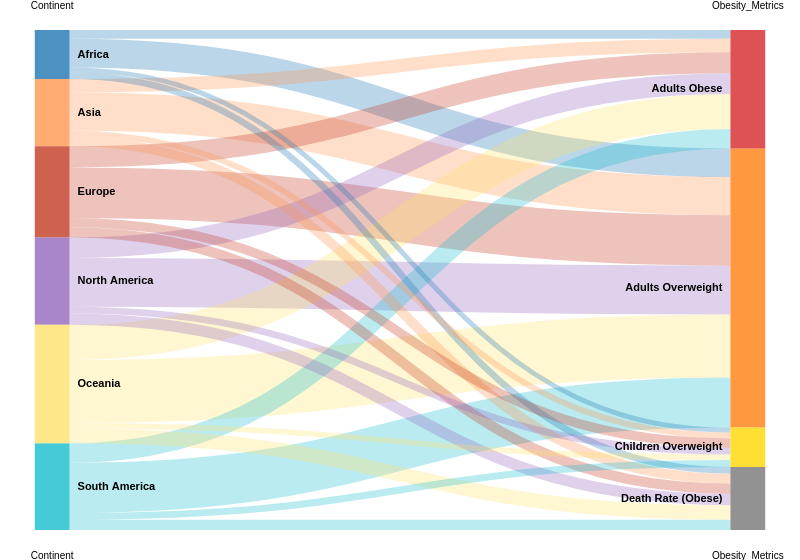

The specification (Vega-Lite) saved for this image:
### Vega specification from a JSON file in a GitHub repository (floating-point values rounded to 4 significant figures)
{"$schema": "https://vega.github.io/schema/vega/v5.2.0.json", "height": 500, "width": 800, "data": [{"name": "rawData", "values": [{"Continent": "Africa", "Obesity_Metrics": "Adults Overweight", "Count": 32.89}, {"Continent": "Asia", "Obesity_Metrics": "Adults Overweight", "Count": 43.92}, {"Continent": "Europe", "Obesity_Metrics": "Adults Overweight", "Count": 58.11}, {"Continent": "North America", "Obesity_Metrics": "Adults Overweight", "Count": 56.29}, {"Continent": "South America", "Obesity_Metrics": "Adults Overweight", "Count": 57.7}, {"Continent": "Oceania", "Obesity_Metrics": "Adults Overweight", "Count": 72.68}, {"Continent": "Africa", "Obesity_Metrics": "Adults Obese", "Count": 10.22}, {"Continent": "Asia", "Obesity_Metrics": "Adults Obese", "Count": 15.4}, {"Continent": "Europe", "Obesity_Metrics": "Adults Obese", "Count": 24.35}, {"Continent": "North America", "Obesity_Metrics": "Adults Obese", "Count": 23.65}, {"Continent": "South America", "Obesity_Metrics": "Adults Obese", "Count": 22.6}, {"Continent": "Oceania", "Obesity_Metrics": "Adults Obese", "Count": 40.45}, {"Continent": "Africa", "Obesity_Metrics": "Death Rate (Obese)", "Count": 7.67}, {"Continent": "Asia", "Obesity_Metrics": "Death Rate (Obese)", "Count": 11.48}, {"Continent": "Europe", "Obesity_Metrics": "Death Rate (Obese)", "Count": 11.79}, {"Continent": "North America", "Obesity_Metrics": "Death Rate (Obese)", "Count": 13.06}, {"Continent": "South America", "Obesity_Metrics": "Death Rate (Obese)", "Count": 11.74}, {"Continent": "Oceania", "Obesity_Metrics": "Death Rate (Obese)", "Count": 16.83}, {"Continent": "Africa", "Obesity_Metrics": "Children Overweight", "Count": 5.7}, {"Continent": "Asia", "Obesity_Metrics": "Children Overweight", "Count": 6.81}, {"Continent": "Europe", "Obesity_Metrics": "Children Overweight", "Count": 10.75}, {"Continent": "North America", "Obesity_Metrics": "Children Overweight", "Count": 7.76}, {"Continent": "South America", "Obesity_Metrics": "Children Overweight", "Count": 7.98}, {"Continent": "Oceania", "Obesity_Metrics": "Children Overweight", "Count": 6.45}], "transform": [{"type": "formula", "expr": "datum['Continent']", "as": "stk1"}, {"type": "formula", "expr": "datum.Obesity_Metrics", "as": "stk2"}, {"type": "formula", "expr": "datum.Count", "as": "size"}]}, {"name": "nodes", "source": "rawData", "transform": [{"type": "filter", "expr": "!groupSelector || groupSelector.stk1 == datum.stk1 || groupSelector.stk2 == datum.stk2"}, {"type": "formula", "expr": "datum.stk1+datum.stk2", "as": "key"}, {"type": "fold", "fields": ["stk1", "stk2"], "as": ["stack", "grpId"]}, {"type": "formula", "expr": "datum.stack == 'stk1' ? datum.stk1+' '+datum.stk2 : datum.stk2+' '+datum.stk1", "as": "sortField"}, {"type": "stack", "groupby": ["stack"], "sort": {"field": "sortField", "order": "descending"}, "field": "size"}, {"type": "formula", "expr": "(datum.y0+datum.y1)/2", "as": "yc"}]}, {"name": "groups", "source": "nodes", "transform": [{"type": "aggregate", "groupby": ["stack", "grpId"], "fields": ["size"], "ops": ["sum"], "as": ["total"]}, {"type": "stack", "groupby": ["stack"], "sort": {"field": "grpId", "order": "descending"}, "field": "total"}, {"type": "formula", "expr": "scale('y', datum.y0)", "as": "scaledY0"}, {"type": "formula", "expr": "scale('y', datum.y1)", "as": "scaledY1"}, {"type": "formula", "expr": "datum.stack == 'stk1'", "as": "rightLabel"}, {"type": "formula", "expr": "round((datum.total/domain('y')[1]) * 100)", "as": "percentage"}]}, {"name": "destinationNodes", "source": "nodes", "transform": [{"type": "filter", "expr": "datum.stack == 'stk2'"}]}, {"name": "edges", "source": "nodes", "transform": [{"type": "filter", "expr": "datum.stack == 'stk1'"}, {"type": "lookup", "from": "destinationNodes", "key": "key", "fields": ["key"], "as": ["target"]}, {"type": "linkpath", "orient": "horizontal", "shape": "diagonal", "sourceY": {"expr": "scale('y', datum.yc)"}, "sourceX": {"expr": "scale('x', 'stk1') + bandwidth('x')"}, "targetY": {"expr": "scale('y', datum.target.yc)"}, "targetX": {"expr": "scale('x', 'stk2')"}}, {"type": "formula", "expr": "range('y')[0]-scale('y', datum.size)", "as": "strokeWidth"}, {"type": "formula", "expr": "(datum.total/domain('y')[1]) * 100", "as": "percentage"}]}], "scales": [{"name": "x", "type": "band", "range": "width", "domain": ["stk1", "stk2"], "paddingOuter": 0.05, "paddingInner": 0.95}, {"name": "y", "type": "linear", "range": "height", "domain": {"data": "nodes", "field": "y1"}}, {"name": "color", "type": "ordinal", "range": ["#1f77b4", "#FF964F", "#C23B22", "#9467bd", "#FDE26C", "#17becf", "#d62728", "#ff7f0e", "#FFD700", "#777777"], "domain": ["Africa", "Asia", "Europe", "North America", "Oceania", "South America", "Adults Obese", "Adults Overweight", "Children Overweight", "Death Rate (Obese)"]}, {"name": "stackNames", "type": "ordinal", "range": ["Continent", "Obesity_Metrics"], "domain": ["stk1", "stk2"]}], "axes": [{"orient": "bottom", "scale": "x", "domain": false, "ticks": false, "labelPadding": 20, "encode": {"labels": {"update": {"text": {"scale": "stackNames", "field": "value", "fontWeight": "bold", "fontSize": 14}}}}}, {"orient": "top", "scale": "x", "domain": false, "ticks": false, "labelPadding": 20, "encode": {"labels": {"update": {"text": {"scale": "stackNames", "field": "value", "fontWeight": "bold", "fontSize": 14}}}}}, {"orient": "left", "scale": "y", "labels": false, "domain": false, "ticks": false}], "marks": [{"type": "path", "name": "edgeMark", "from": {"data": "edges"}, "clip": true, "encode": {"update": {"stroke": [{"test": "groupSelector && groupSelector.stack=='stk1'", "scale": "color", "field": "stk2"}, {"scale": "color", "field": "stk1"}], "strokeWidth": {"field": "strokeWidth"}, "path": {"field": "path"}, "strokeOpacity": {"signal": "!groupSelector && (groupHover.stk1 == datum.stk1 || groupHover.stk2 == datum.stk2) ? 0.9 : 0.3"}, "zindex": {"signal": "!groupSelector && (groupHover.stk1 == datum.stk1 || groupHover.stk2 == datum.stk2) ? 1 : 0"}, "tooltip": {"signal": "{\"Continent:\": datum.stk1, \"Obesity_Metrics:\": datum.stk2, \"Percentage:\":format(datum.size, ',.2f')}"}}, "hover": {"strokeOpacity": {"value": 1}}}}, {"type": "rect", "name": "groupMark", "from": {"data": "groups"}, "encode": {"enter": {"fill": {"scale": "color", "field": "grpId"}, "width": {"scale": "x", "band": 1}}, "update": {"x": {"scale": "x", "field": "stack"}, "y": {"field": "scaledY0"}, "y2": {"field": "scaledY1"}, "fillOpacity": {"value": 0.8}, "tooltip": {"signal": "'In the population affected by overweight and obesity,' + datum.grpId + ' contributes ' + format(datum.percentage, ',.0f') + '%'"}}, "hover": {"fillOpacity": {"value": 1}}}}, {"type": "text", "from": {"data": "groups"}, "interactive": false, "encode": {"update": {"x": {"signal": "scale('x', datum.stack) + (datum.rightLabel ? bandwidth('x') + 8 : -8)"}, "yc": {"signal": "(datum.scaledY0 + datum.scaledY1)/2"}, "align": {"signal": "datum.rightLabel ? 'left' : 'right'"}, "baseline": {"value": "middle"}, "fontWeight": {"value": "bold"}, "text": {"signal": "abs(datum.scaledY0-datum.scaledY1) > 13 ? datum.grpId : ''"}}}}, {"type": "group", "data": [{"name": "dataForShowAll", "values": [{}], "transform": [{"type": "filter", "expr": "groupSelector"}]}], "encode": {"enter": {"xc": {"signal": "width/2"}, "y": {"value": 30}, "width": {"value": 80}, "height": {"value": 30}}}, "marks": [{"type": "group", "name": "groupReset", "from": {"data": "dataForShowAll"}, "encode": {"enter": {"cornerRadius": {"value": 6}, "fill": {"value": "#f5f5f5"}, "stroke": {"value": "#c1c1c1"}, "strokeWidth": {"value": 2}, "height": {"field": {"group": "height"}}, "width": {"field": {"group": "width"}}}, "update": {"opacity": {"value": 1}}, "hover": {"opacity": {"value": 0.7}}}, "marks": [{"type": "text", "interactive": false, "encode": {"enter": {"xc": {"field": {"group": "width"}, "mult": 0.5}, "yc": {"field": {"group": "height"}, "mult": 0.5, "offset": 2}, "align": {"value": "center"}, "baseline": {"value": "middle"}, "fontWeight": {"value": "bold"}, "text": {"value": "Show All"}}}}]}]}], "signals": [{"name": "groupHover", "value": {}, "on": [{"events": "@groupMark:mouseover", "update": "{stk1:datum.stack=='stk1' && datum.grpId, stk2:datum.stack=='stk2' && datum.grpId}"}, {"events": "mouseout", "update": "{}"}]}, {"name": "groupSelector", "value": false, "on": [{"events": "@groupMark:click!", "update": "{stack:datum.stack, stk1:datum.stack=='stk1' && datum.grpId, stk2:datum.stack=='stk2' && datum.grpId}"}, {"events": [{"type": "click", "markname": "groupReset"}, {"type": "dblclick"}], "update": "false"}]}], "config": {"view": {"stroke": null}, "background": null}}
